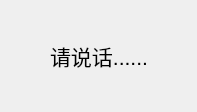
<?xml version="1.0" encoding="UTF-8"?>
<ui version="4.0">
 <class>VoiceHintDialog</class>
 <widget class="QDialog" name="VoiceHintDialog">
  <property name="geometry">
   <rect>
    <x>0</x>
    <y>0</y>
    <width>197</width>
    <height>112</height>
   </rect>
  </property>
  <property name="windowTitle">
   <string>Dialog</string>
  </property>
  <widget class="QLabel" name="label">
   <property name="geometry">
    <rect>
     <x>50</x>
     <y>40</y>
     <width>101</width>
     <height>31</height>
    </rect>
   </property>
   <property name="font">
    <font>
     <pointsize>16</pointsize>
    </font>
   </property>
   <property name="text">
    <string>请说话......</string>
   </property>
  </widget>
 </widget>
 <resources/>
 <connections/>
</ui>
